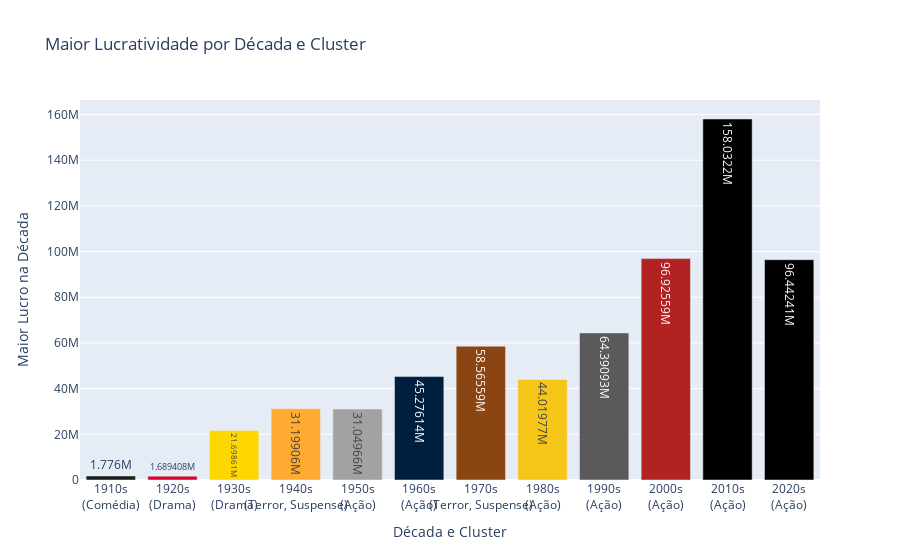

Notebook code cell kept with this figure:
### Code cell
#Cluster mais lucrativo 
plotar_maior_lucro_decada(filmes_decada)

### Figure 1 — Plotly figure (JSON) as saved in the notebook; plotly's stock layout.template omitted (floating-point values rounded to 4 significant figures)
{"data": [{"alignmentgroup": "True", "customdata": [["(Comédia)"], ["(Drama)"], ["(Drama)"], ["(Terror, Suspense)"], ["(Ação)"], ["(Ação)"], ["(Terror, Suspense)"], ["(Ação)"], ["(Ação)"], ["(Ação)"], ["(Ação)"], ["(Ação)"]], "hovertemplate": "Década e Cluster=%{x}<br>Maior Lucro na Década=%{y}<br>Cluster=%{customdata[0]}<extra></extra>", "legendgroup": "", "marker": {"color": ["#1B1B1B", "#D90429", "#FFD700", "#FFAA33", "#A2A2A2", "#001F3F", "#8B4513", "#F5C518", "#5A5A5A", "#B22222"], "pattern": {"shape": ""}}, "name": "", "offsetgroup": "", "orientation": "v", "showlegend": false, "textposition": "auto", "texttemplate": "%{y}", "type": "bar", "x": ["1910s<br>(Comédia)", "1920s<br>(Drama)", "1930s<br>(Drama)", "1940s<br>(Terror, Suspense)", "1950s<br>(Ação)", "1960s<br>(Ação)", "1970s<br>(Terror, Suspense)", "1980s<br>(Ação)", "1990s<br>(Ação)", "2000s<br>(Ação)", "2010s<br>(Ação)", "2020s<br>(Ação)"], "xaxis": "x", "y": [1776000, 1689000.0, 21700000.0, 31200000.0, 31050000.0, 45280000.0, 58570000.0, 44020000.0, 64390000.0, 96930000.0, 158000000.0, 96440000.0], "yaxis": "y"}], "layout": {"autosize": true, "barmode": "relative", "legend": {"tracegroupgap": 0}, "title": {"text": "Maior Lucratividade por Década e Cluster"}, "xaxis": {"anchor": "y", "autorange": true, "domain": [0, 1], "range": [-0.5, 11.5], "tickangle": 0, "title": {"text": "Década e Cluster"}, "type": "category"}, "yaxis": {"anchor": "x", "autorange": true, "domain": [0, 1], "range": [0, 166300000.0], "title": {"text": "Maior Lucro na Década"}, "type": "linear"}}}
